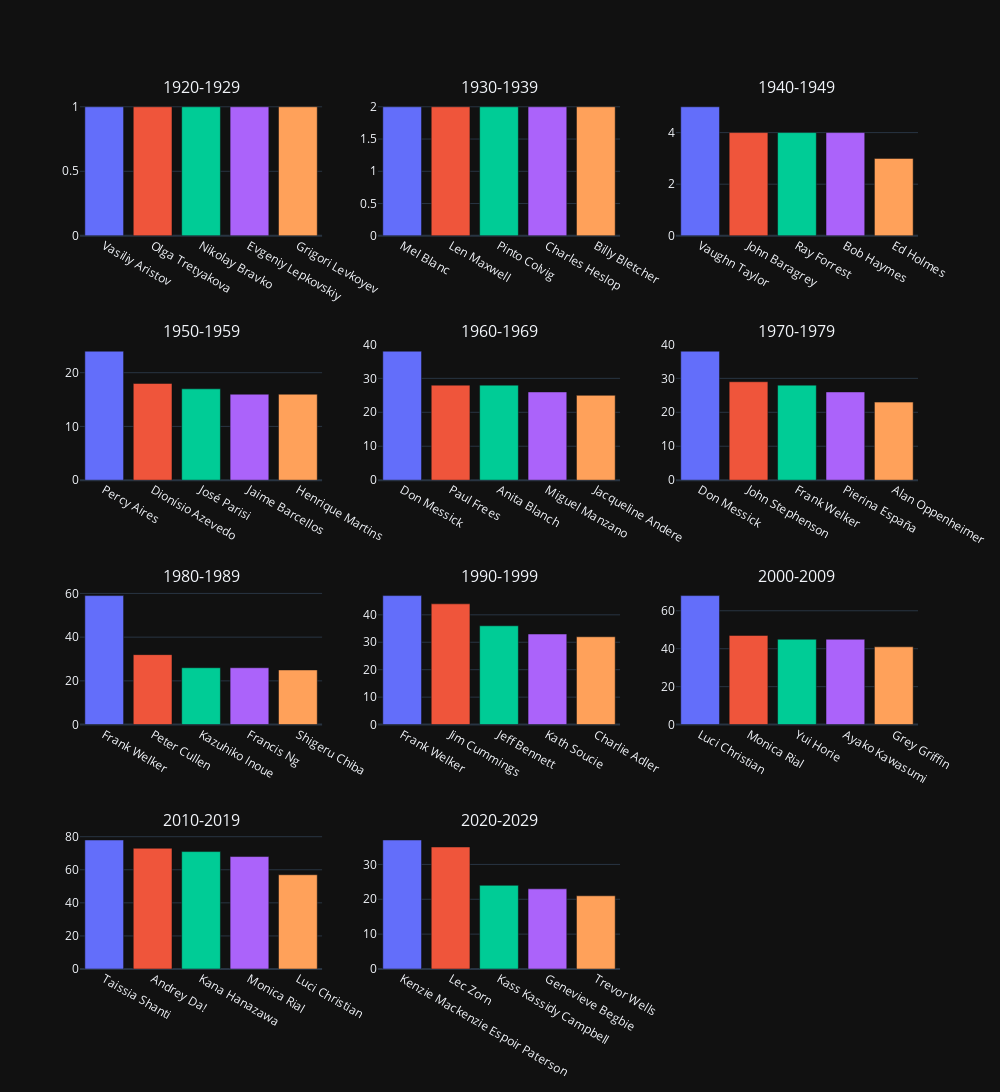

Notebook cell for this chart:
### Code cell
fig = make_subplots(
    rows=4, cols=3,
    subplot_titles=('1920-1929', '1930-1939','1940-1949','1950-1959','1960-1969','1970-1979','1980-1989','1990-1999','2000-2009','2010-2019','2020-2029'),
    )

fig.append_trace(
    go.Bar(x=subplot[0]['name'],
    y=subplot[0]['count'],
    marker_color=px.colors.qualitative.Plotly),
    row=1, col=1
)

fig.append_trace(
    go.Bar(x=subplot[1]['name'],
    y=subplot[1]['count'],
    marker_color=px.colors.qualitative.Plotly),
    row=1, col=2
)

fig.append_trace(
    go.Bar(x=subplot[2]['name'],
    y=subplot[2]['count'],
    marker_color=px.colors.qualitative.Plotly),
    row=1, col=3
)

fig.append_trace(
    go.Bar(x=subplot[3]['name'],
    y=subplot[3]['count'],
    marker_color=px.colors.qualitative.Plotly),
    row=2, col=1
)

fig.append_trace(
    go.Bar(x=subplot[4]['name'],
    y=subplot[4]['count'],
    marker_color=px.colors.qualitative.Plotly),
    row=2, col=2
)

fig.append_trace(
    go.Bar(x=subplot[5]['name'],
    y=subplot[5]['count'],
    marker_color=px.colors.qualitative.Plotly),
    row=2, col=3
)

fig.append_trace(
    go.Bar(x=subplot[6]['name'],
    y=subplot[6]['count'],
    marker_color=px.colors.qualitative.Plotly),
    row=3, col=1
)

fig.append_trace(
    go.Bar(x=subplot[7]['name'],
    y=subplot[7]['count'],
    marker_color=px.colors.qualitative.Plotly),
    row=3, col=2
)

fig.append_trace(
    go.Bar(x=subplot[8]['name'],
    y=subplot[8]['count'],
    marker_color=px.colors.qualitative.Plotly),
    row=3, col=3
)

fig.append_trace(
    go.Bar(x=subplot[9]['name'],
    y=subplot[9]['count'],
    marker_color=px.colors.qualitative.Plotly),
    row=4, col=1
)

fig.append_trace(
    go.Bar(x=subplot[10]['name'],
    y=subplot[10]['count'],
    marker_color=px.colors.qualitative.Plotly),
    row=4, col=2
)

fig.update_layout(template='plotly_dark',showlegend=False,height = 1250,width=1000)
fig.show()

### Figure 1 — Plotly figure (JSON) as saved in the notebook; plotly's stock layout.template omitted (floating-point values rounded to 4 significant figures)
{"data": [{"marker": {"color": ["#636EFA", "#EF553B", "#00CC96", "#AB63FA", "#FFA15A", "#19D3F3", "#FF6692", "#B6E880", "#FF97FF", "#FECB52"]}, "type": "bar", "x": ["Vasiliy Aristov", "Olga Tretyakova", "Nikolay Bravko", "Evgeniy Lepkovskiy", "Grigori Levkoyev"], "xaxis": "x", "y": [1, 1, 1, 1, 1], "yaxis": "y"}, {"marker": {"color": ["#636EFA", "#EF553B", "#00CC96", "#AB63FA", "#FFA15A", "#19D3F3", "#FF6692", "#B6E880", "#FF97FF", "#FECB52"]}, "type": "bar", "x": ["Mel Blanc", "Len Maxwell", "Pinto Colvig", "Charles Heslop", "Billy Bletcher"], "xaxis": "x2", "y": [2, 2, 2, 2, 2], "yaxis": "y2"}, {"marker": {"color": ["#636EFA", "#EF553B", "#00CC96", "#AB63FA", "#FFA15A", "#19D3F3", "#FF6692", "#B6E880", "#FF97FF", "#FECB52"]}, "type": "bar", "x": ["Vaughn Taylor", "John Baragrey", "Ray Forrest", "Bob Haymes", "Ed Holmes"], "xaxis": "x3", "y": [5, 4, 4, 4, 3], "yaxis": "y3"}, {"marker": {"color": ["#636EFA", "#EF553B", "#00CC96", "#AB63FA", "#FFA15A", "#19D3F3", "#FF6692", "#B6E880", "#FF97FF", "#FECB52"]}, "type": "bar", "x": ["Percy Aires", "Dionísio Azevedo", "José Parisi", "Jaime Barcellos", "Henrique Martins"], "xaxis": "x4", "y": [24, 18, 17, 16, 16], "yaxis": "y4"}, {"marker": {"color": ["#636EFA", "#EF553B", "#00CC96", "#AB63FA", "#FFA15A", "#19D3F3", "#FF6692", "#B6E880", "#FF97FF", "#FECB52"]}, "type": "bar", "x": ["Don Messick", "Paul Frees", "Anita Blanch", "Miguel Manzano", "Jacqueline Andere"], "xaxis": "x5", "y": [38, 28, 28, 26, 25], "yaxis": "y5"}, {"marker": {"color": ["#636EFA", "#EF553B", "#00CC96", "#AB63FA", "#FFA15A", "#19D3F3", "#FF6692", "#B6E880", "#FF97FF", "#FECB52"]}, "type": "bar", "x": ["Don Messick", "John Stephenson", "Frank Welker", "Pierina España", "Alan Oppenheimer"], "xaxis": "x6", "y": [38, 29, 28, 26, 23], "yaxis": "y6"}, {"marker": {"color": ["#636EFA", "#EF553B", "#00CC96", "#AB63FA", "#FFA15A", "#19D3F3", "#FF6692", "#B6E880", "#FF97FF", "#FECB52"]}, "type": "bar", "x": ["Frank Welker", "Peter Cullen", "Kazuhiko Inoue", "Francis Ng", "Shigeru Chiba"], "xaxis": "x7", "y": [59, 32, 26, 26, 25], "yaxis": "y7"}, {"marker": {"color": ["#636EFA", "#EF553B", "#00CC96", "#AB63FA", "#FFA15A", "#19D3F3", "#FF6692", "#B6E880", "#FF97FF", "#FECB52"]}, "type": "bar", "x": ["Frank Welker", "Jim Cummings", "Jeff Bennett", "Kath Soucie", "Charlie Adler"], "xaxis": "x8", "y": [47, 44, 36, 33, 32], "yaxis": "y8"}, {"marker": {"color": ["#636EFA", "#EF553B", "#00CC96", "#AB63FA", "#FFA15A", "#19D3F3", "#FF6692", "#B6E880", "#FF97FF", "#FECB52"]}, "type": "bar", "x": ["Luci Christian", "Monica Rial", "Yui Horie", "Ayako Kawasumi", "Grey Griffin"], "xaxis": "x9", "y": [68, 47, 45, 45, 41], "yaxis": "y9"}, {"marker": {"color": ["#636EFA", "#EF553B", "#00CC96", "#AB63FA", "#FFA15A", "#19D3F3", "#FF6692", "#B6E880", "#FF97FF", "#FECB52"]}, "type": "bar", "x": ["Taissia Shanti", "Andrey Da!", "Kana Hanazawa", "Monica Rial", "Luci Christian"], "xaxis": "x10", "y": [78, 73, 71, 68, 57], "yaxis": "y10"}, {"marker": {"color": ["#636EFA", "#EF553B", "#00CC96", "#AB63FA", "#FFA15A", "#19D3F3", "#FF6692", "#B6E880", "#FF97FF", "#FECB52"]}, "type": "bar", "x": ["Kenzie Mackenzie Espoir Paterson", "Lec Zorn", "Kass Kassidy Campbell", "Genevieve Begbie", "Trevor Wells"], "xaxis": "x11", "y": [37, 35, 24, 23, 21], "yaxis": "y11"}], "layout": {"annotations": [{"font": {"size": 16}, "showarrow": false, "text": "1920-1929", "x": 0.1444, "xanchor": "center", "xref": "paper", "y": 1, "yanchor": "bottom", "yref": "paper"}, {"font": {"size": 16}, "showarrow": false, "text": "1930-1939", "x": 0.5, "xanchor": "center", "xref": "paper", "y": 1, "yanchor": "bottom", "yref": "paper"}, {"font": {"size": 16}, "showarrow": false, "text": "1940-1949", "x": 0.8556, "xanchor": "center", "xref": "paper", "y": 1, "yanchor": "bottom", "yref": "paper"}, {"font": {"size": 16}, "showarrow": false, "text": "1950-1959", "x": 0.1444, "xanchor": "center", "xref": "paper", "y": 0.7188, "yanchor": "bottom", "yref": "paper"}, {"font": {"size": 16}, "showarrow": false, "text": "1960-1969", "x": 0.5, "xanchor": "center", "xref": "paper", "y": 0.7188, "yanchor": "bottom", "yref": "paper"}, {"font": {"size": 16}, "showarrow": false, "text": "1970-1979", "x": 0.8556, "xanchor": "center", "xref": "paper", "y": 0.7188, "yanchor": "bottom", "yref": "paper"}, {"font": {"size": 16}, "showarrow": false, "text": "1980-1989", "x": 0.1444, "xanchor": "center", "xref": "paper", "y": 0.4375, "yanchor": "bottom", "yref": "paper"}, {"font": {"size": 16}, "showarrow": false, "text": "1990-1999", "x": 0.5, "xanchor": "center", "xref": "paper", "y": 0.4375, "yanchor": "bottom", "yref": "paper"}, {"font": {"size": 16}, "showarrow": false, "text": "2000-2009", "x": 0.8556, "xanchor": "center", "xref": "paper", "y": 0.4375, "yanchor": "bottom", "yref": "paper"}, {"font": {"size": 16}, "showarrow": false, "text": "2010-2019", "x": 0.1444, "xanchor": "center", "xref": "paper", "y": 0.1562, "yanchor": "bottom", "yref": "paper"}, {"font": {"size": 16}, "showarrow": false, "text": "2020-2029", "x": 0.5, "xanchor": "center", "xref": "paper", "y": 0.1562, "yanchor": "bottom", "yref": "paper"}], "height": 1250, "showlegend": false, "width": 1000, "xaxis": {"anchor": "y", "domain": [0, 0.2889]}, "xaxis10": {"anchor": "y10", "domain": [0, 0.2889]}, "xaxis11": {"anchor": "y11", "domain": [0.3556, 0.6444]}, "xaxis12": {"anchor": "y12", "domain": [0.7111, 1]}, "xaxis2": {"anchor": "y2", "domain": [0.3556, 0.6444]}, "xaxis3": {"anchor": "y3", "domain": [0.7111, 1]}, "xaxis4": {"anchor": "y4", "domain": [0, 0.2889]}, "xaxis5": {"anchor": "y5", "domain": [0.3556, 0.6444]}, "xaxis6": {"anchor": "y6", "domain": [0.7111, 1]}, "xaxis7": {"anchor": "y7", "domain": [0, 0.2889]}, "xaxis8": {"anchor": "y8", "domain": [0.3556, 0.6444]}, "xaxis9": {"anchor": "y9", "domain": [0.7111, 1]}, "yaxis": {"anchor": "x", "domain": [0.8438, 1]}, "yaxis10": {"anchor": "x10", "domain": [0, 0.1562]}, "yaxis11": {"anchor": "x11", "domain": [0, 0.1562]}, "yaxis12": {"anchor": "x12", "domain": [0, 0.1562]}, "yaxis2": {"anchor": "x2", "domain": [0.8438, 1]}, "yaxis3": {"anchor": "x3", "domain": [0.8438, 1]}, "yaxis4": {"anchor": "x4", "domain": [0.5625, 0.7188]}, "yaxis5": {"anchor": "x5", "domain": [0.5625, 0.7188]}, "yaxis6": {"anchor": "x6", "domain": [0.5625, 0.7188]}, "yaxis7": {"anchor": "x7", "domain": [0.2812, 0.4375]}, "yaxis8": {"anchor": "x8", "domain": [0.2812, 0.4375]}, "yaxis9": {"anchor": "x9", "domain": [0.2812, 0.4375]}}}
